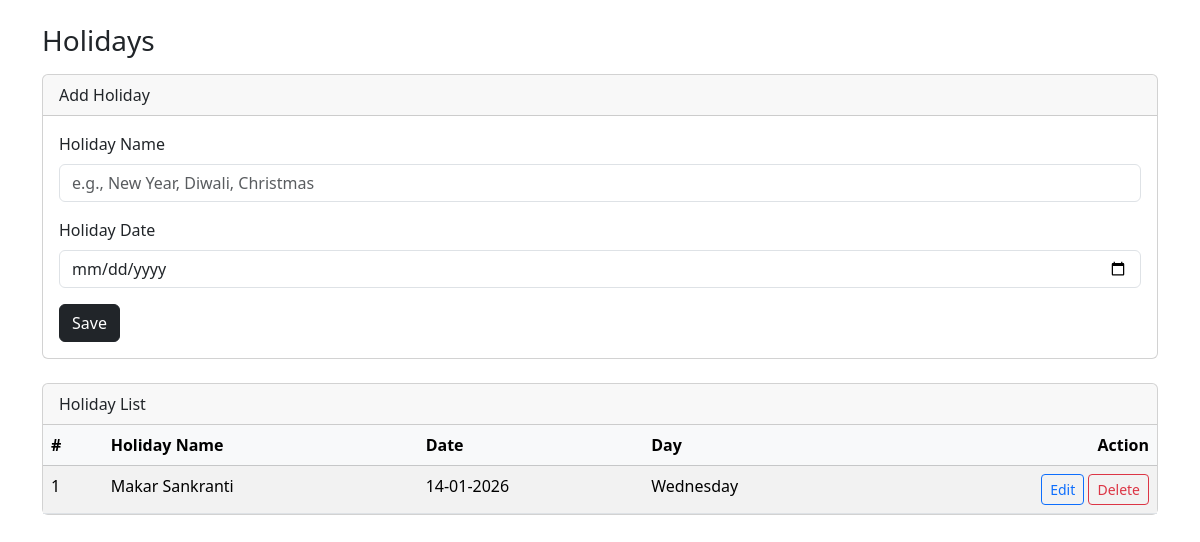
The app's page /admin/holidays.php with its own data.
### tables this page shows
CREATE TABLE `holidays` (
  `id` int(11) NOT NULL,
  `holiday_name` varchar(100) NOT NULL,
  `holiday_date` date NOT NULL,
  `created_at` timestamp NOT NULL DEFAULT current_timestamp(),
  `updated_at` timestamp NULL DEFAULT NULL
);

### admin/holidays.php (the view, shortened to what this page needs)
<?php
include 'db.php';
$isAjax = isset($_GET['ajax']) && $_GET['ajax'] == '1';
$editRow = null;
$list = $con->query("
    SELECT *
    FROM holidays
    ORDER BY holiday_date DESC
");
function renderHolidaysContent($editRow, $list, $isAjax) {
?>
  <div class="d-flex justify-content-between align-items-center mb-3">
    <h3 class="mb-0">Holidays</h3>
  </div>
  <div class="card mb-4">
    <div class="card-header">
      <?php echo $editRow ? 'Edit Holiday' : 'Add Holiday'; ?>
    </div>
    <div class="card-body">
      <form method="POST" action="holidays.php" id="holidayForm">
        <div class="mb-3">
          <label class="form-label">Holiday Name</label>
          <input type="text"
                 name="holiday_name"
                 class="form-control"
                 required
                 placeholder="e.g., New Year, Diwali, Christmas"
                 value="<?php echo htmlspecialchars($editRow['holiday_name'] ?? ''); ?>">
        </div>
        <div class="mb-3">
          <label class="form-label">Holiday Date</label>
          <input type="date"
                 name="holiday_date"
                 class="form-control"
                 required
                 value="<?php echo $editRow['holiday_date'] ?? ''; ?>">
        </div>
        <button type="submit" class="btn btn-dark">
          <?php echo $editRow ? 'Update' : 'Save'; ?>
        </button>
      </form>
    </div>
  </div>
  <div class="card">
    <div class="card-header">Holiday List</div>
    <div class="card-body p-0">
      <table class="table table-striped mb-0">
        <thead class="table-light">
          <tr>
            <th>#</th>
            <th>Holiday Name</th>
            <th>Date</th>
            <th>Day</th>
            <th class="text-end">Action</th>
          </tr>
        </thead>
        <tbody>
        <?php
        $i = 1;
        if ($list && $list->num_rows > 0) {
          while ($row = $list->fetch_assoc()) {
            $dayName = date('l', strtotime($row['holiday_date']));
            $dateFormatted = date('d-m-Y', strtotime($row['holiday_date']));
          ?>
          <tr>
            <td><?php echo $i++; ?></td>
            <td><?php echo htmlspecialchars($row['holiday_name']); ?></td>
            <td><?php echo $dateFormatted; ?></td>
            <td><?php echo $dayName; ?></td>
            <td class="text-end">
              <?php if ($isAjax) { ?>
                <a href="javascript:void(0)"
                   class="btn btn-sm btn-outline-primary holiday-edit"
                   data-edit-id="<?php echo $row['id']; ?>">
                   Edit
                </a>
              <?php } else { ?>
                <a href="holidays.php?edit=<?php echo $row['id']; ?>"
                   class="btn btn-sm btn-outline-primary">Edit</a>
              <?php } ?>
              <a href="holidays.php?delete=<?php echo $row['id']; ?>"
                 class="btn btn-sm btn-outline-danger"
                 onclick="return confirm('Delete this holiday?');">
                 Delete
              </a>
            </td>
          </tr>
        <?php
          }
        } ?>
        </tbody>
      </table>
    </div>
  </div>
<?php
}
?>
<!DOCTYPE html>
<html lang="en">
<head>
  <link href="https://cdn.jsdelivr.net/npm/bootstrap@5.3.3/dist/css/bootstrap.min.css" rel="stylesheet">
</head>
<body>
<div class="container py-4">
  <?php renderHolidaysContent($editRow, $list, $isAjax); ?>
</div>
</body>
</html>

### records on screen
holidays: holiday_name "Makar Sankranti", holiday_date "14-01-2026", holiday_date "Wednesday"
